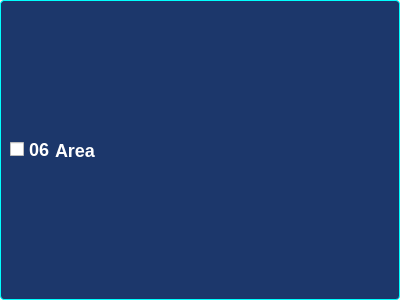
<?xml version="1.0" encoding="UTF-8"?>
<ui version="4.0">
 <class>CChannelSelectorCard</class>
 <widget class="QWidget" name="CChannelSelectorCard">
  <property name="geometry">
   <rect>
    <x>0</x>
    <y>0</y>
    <width>400</width>
    <height>300</height>
   </rect>
  </property>
  <property name="windowTitle">
   <string>Form</string>
  </property>
  <property name="styleSheet">
   <string notr="true">#ChannelFilterCard{
	background-color: #1C376B;
	border-radius:4px;
	border:  1px solid #00FFFF;
}

</string>
  </property>
  <layout class="QVBoxLayout" name="verticalLayout">
   <property name="spacing">
    <number>0</number>
   </property>
   <property name="leftMargin">
    <number>0</number>
   </property>
   <property name="topMargin">
    <number>0</number>
   </property>
   <property name="rightMargin">
    <number>0</number>
   </property>
   <property name="bottomMargin">
    <number>0</number>
   </property>
   <item>
    <widget class="QWidget" name="container" native="true">
     <property name="styleSheet">
      <string notr="true">#container{
	background-color: #1C376B;
	border-radius:4px;
	border:  1px solid #00FFFF;
}
</string>
     </property>
     <layout class="QVBoxLayout" name="verticalLayout_3">
      <property name="spacing">
       <number>19</number>
      </property>
      <property name="leftMargin">
       <number>10</number>
      </property>
      <property name="topMargin">
       <number>10</number>
      </property>
      <property name="rightMargin">
       <number>10</number>
      </property>
      <property name="bottomMargin">
       <number>10</number>
      </property>
      <item>
       <layout class="QHBoxLayout" name="horizontalLayout">
        <property name="spacing">
         <number>0</number>
        </property>
        <item>
         <widget class="QCheckBox" name="areaCheckBox">
          <property name="styleSheet">
           <string notr="true">QCheckBox {
	font-size:18px;
	font-weight: bold;	
	color: white;
}</string>
          </property>
          <property name="text">
           <string>06</string>
          </property>
         </widget>
        </item>
        <item>
         <widget class="QLabel" name="label">
          <property name="styleSheet">
           <string notr="true">	font-size:18px;
	font-weight: bold;	
	color: white;</string>
          </property>
          <property name="text">
           <string>Area</string>
          </property>
         </widget>
        </item>
        <item>
         <spacer name="horizontalSpacer">
          <property name="orientation">
           <enum>Qt::Horizontal</enum>
          </property>
          <property name="sizeHint" stdset="0">
           <size>
            <width>40</width>
            <height>20</height>
           </size>
          </property>
         </spacer>
        </item>
       </layout>
      </item>
      <item>
       <layout class="QVBoxLayout" name="verticalLayout_2">
        <property name="spacing">
         <number>0</number>
        </property>
        <item>
         <layout class="QVBoxLayout" name="rowLayout">
          <property name="spacing">
           <number>14</number>
          </property>
          <property name="leftMargin">
           <number>13</number>
          </property>
          <property name="rightMargin">
           <number>1</number>
          </property>
         </layout>
        </item>
       </layout>
      </item>
     </layout>
    </widget>
   </item>
  </layout>
 </widget>
 <resources/>
 <connections/>
</ui>
